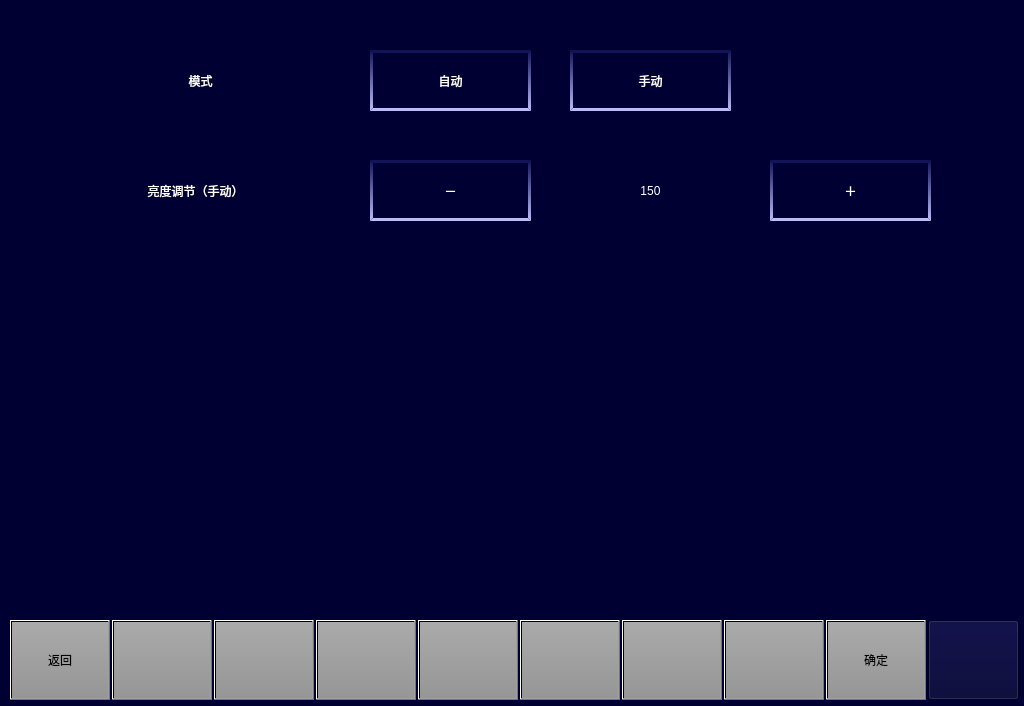
<?xml version="1.0" encoding="UTF-8"?>
<ui version="4.0">
 <class>VehicleSetIntensityControlPage</class>
 <widget class="QWidget" name="VehicleSetIntensityControlPage">
  <property name="geometry">
   <rect>
    <x>0</x>
    <y>0</y>
    <width>1024</width>
    <height>706</height>
   </rect>
  </property>
  <property name="windowTitle">
   <string>Form</string>
  </property>
  <property name="styleSheet">
   <string notr="true">background-color: rgb(0, 0, 50);</string>
  </property>
  <widget class="QPushButton" name="BTN8">
   <property name="geometry">
    <rect>
     <x>724</x>
     <y>620</y>
     <width>100</width>
     <height>80</height>
    </rect>
   </property>
   <property name="focusPolicy">
    <enum>Qt::NoFocus</enum>
   </property>
   <property name="styleSheet">
    <string notr="true">	font: 20px, &quot;微软雅黑&quot;;
    color: black;
	transparent;background:qlineargradient(spread:pad,x1:0,y1:0,x2:0,y2:1,stop:0 rgba(170,170,170,255),stop:1 rgba(150,150,150,255));
</string>
   </property>
   <property name="text">
    <string/>
   </property>
  </widget>
  <widget class="QPushButton" name="BTN5">
   <property name="geometry">
    <rect>
     <x>418</x>
     <y>620</y>
     <width>100</width>
     <height>80</height>
    </rect>
   </property>
   <property name="focusPolicy">
    <enum>Qt::NoFocus</enum>
   </property>
   <property name="styleSheet">
    <string notr="true">	font: 20px, &quot;微软雅黑&quot;;
    color: black;
	transparent;background:qlineargradient(spread:pad,x1:0,y1:0,x2:0,y2:1,stop:0 rgba(170,170,170,255),stop:1 rgba(150,150,150,255));
</string>
   </property>
   <property name="text">
    <string/>
   </property>
  </widget>
  <widget class="QPushButton" name="BTN9">
   <property name="geometry">
    <rect>
     <x>826</x>
     <y>620</y>
     <width>100</width>
     <height>80</height>
    </rect>
   </property>
   <property name="focusPolicy">
    <enum>Qt::NoFocus</enum>
   </property>
   <property name="styleSheet">
    <string notr="true">	font: 20px, &quot;微软雅黑&quot;;
    color: black;
	transparent;background:qlineargradient(spread:pad,x1:0,y1:0,x2:0,y2:1,stop:0 rgba(170,170,170,255),stop:1 rgba(150,150,150,255));
</string>
   </property>
   <property name="text">
    <string>确定</string>
   </property>
  </widget>
  <widget class="QPushButton" name="BTN6">
   <property name="geometry">
    <rect>
     <x>520</x>
     <y>620</y>
     <width>100</width>
     <height>80</height>
    </rect>
   </property>
   <property name="focusPolicy">
    <enum>Qt::NoFocus</enum>
   </property>
   <property name="styleSheet">
    <string notr="true">	font: 20px, &quot;微软雅黑&quot;;
    color: black;
	transparent;background:qlineargradient(spread:pad,x1:0,y1:0,x2:0,y2:1,stop:0 rgba(170,170,170,255),stop:1 rgba(150,150,150,255));
</string>
   </property>
   <property name="text">
    <string/>
   </property>
  </widget>
  <widget class="QPushButton" name="BTN2">
   <property name="geometry">
    <rect>
     <x>112</x>
     <y>620</y>
     <width>100</width>
     <height>80</height>
    </rect>
   </property>
   <property name="focusPolicy">
    <enum>Qt::NoFocus</enum>
   </property>
   <property name="styleSheet">
    <string notr="true">font: 20px, &quot;微软雅黑&quot;;color: black;transparent;background:qlineargradient(spread:pad,x1:0,y1:0,x2:0,y2:1,stop:0 rgba(170,170,170,255),stop:1 rgba(150,150,150,255));</string>
   </property>
   <property name="text">
    <string/>
   </property>
  </widget>
  <widget class="QPushButton" name="BTN4">
   <property name="geometry">
    <rect>
     <x>316</x>
     <y>620</y>
     <width>100</width>
     <height>80</height>
    </rect>
   </property>
   <property name="focusPolicy">
    <enum>Qt::NoFocus</enum>
   </property>
   <property name="styleSheet">
    <string notr="true">	font: 20px, &quot;微软雅黑&quot;;
    color: black;
	transparent;background:qlineargradient(spread:pad,x1:0,y1:0,x2:0,y2:1,stop:0 rgba(170,170,170,255),stop:1 rgba(150,150,150,255));
</string>
   </property>
   <property name="text">
    <string/>
   </property>
  </widget>
  <widget class="QPushButton" name="BTN3">
   <property name="geometry">
    <rect>
     <x>214</x>
     <y>620</y>
     <width>100</width>
     <height>80</height>
    </rect>
   </property>
   <property name="focusPolicy">
    <enum>Qt::NoFocus</enum>
   </property>
   <property name="styleSheet">
    <string notr="true">	font: 20px, &quot;微软雅黑&quot;;
    color: black;
	transparent;background:qlineargradient(spread:pad,x1:0,y1:0,x2:0,y2:1,stop:0 rgba(170,170,170,255),stop:1 rgba(150,150,150,255));
</string>
   </property>
   <property name="text">
    <string/>
   </property>
  </widget>
  <widget class="QPushButton" name="BTN7">
   <property name="geometry">
    <rect>
     <x>622</x>
     <y>620</y>
     <width>100</width>
     <height>80</height>
    </rect>
   </property>
   <property name="focusPolicy">
    <enum>Qt::NoFocus</enum>
   </property>
   <property name="styleSheet">
    <string notr="true">	font: 20px, &quot;微软雅黑&quot;;
    color: black;
	transparent;background:qlineargradient(spread:pad,x1:0,y1:0,x2:0,y2:1,stop:0 rgba(170,170,170,255),stop:1 rgba(150,150,150,255));
</string>
   </property>
   <property name="text">
    <string/>
   </property>
  </widget>
  <widget class="QPushButton" name="BTN1">
   <property name="geometry">
    <rect>
     <x>10</x>
     <y>620</y>
     <width>100</width>
     <height>80</height>
    </rect>
   </property>
   <property name="focusPolicy">
    <enum>Qt::NoFocus</enum>
   </property>
   <property name="styleSheet">
    <string notr="true">font: 20px, &quot;微软雅黑&quot;;color: black;transparent;background:qlineargradient(spread:pad,x1:0,y1:0,x2:0,y2:1,stop:0 rgba(170,170,170,255),stop:1 rgba(150,150,150,255));</string>
   </property>
   <property name="text">
    <string>返回</string>
   </property>
  </widget>
  <widget class="QPushButton" name="BTNHome">
   <property name="geometry">
    <rect>
     <x>928</x>
     <y>620</y>
     <width>91</width>
     <height>80</height>
    </rect>
   </property>
   <property name="focusPolicy">
    <enum>Qt::NoFocus</enum>
   </property>
   <property name="styleSheet">
    <string notr="true">border-image: url(:/images/image/Home.png);</string>
   </property>
   <property name="text">
    <string/>
   </property>
  </widget>
  <widget class="QLabel" name="lbl_mode">
   <property name="geometry">
    <rect>
     <x>140</x>
     <y>60</y>
     <width>121</width>
     <height>41</height>
    </rect>
   </property>
   <property name="styleSheet">
    <string notr="true">color: rgb(255, 255, 255);
font:24px &quot;微软雅黑&quot;;</string>
   </property>
   <property name="text">
    <string>模式</string>
   </property>
   <property name="alignment">
    <set>Qt::AlignCenter</set>
   </property>
  </widget>
  <widget class="QPushButton" name="BTN_mode_auto">
   <property name="geometry">
    <rect>
     <x>370</x>
     <y>50</y>
     <width>161</width>
     <height>61</height>
    </rect>
   </property>
   <property name="styleSheet">
    <string notr="true">border-top:3px solid rgb(19,20,87);
color: rgb(255, 255, 255);
border-bottom:3px solid rgb(187,188,247);
border-left:3px solid qlineargradient(x1:0, y1:0, x2:0, y2:1,stop:0 rgb(19,20,87), stop:1 rgb(187,188,247));
border-right:3px solid qlineargradient(x1:0, y1:0, x2:0, y2:1,stop:0 rgb(19,20,87), stop:1 rgb(187,188,247));
font:22px &quot;微软雅黑&quot;;</string>
   </property>
   <property name="text">
    <string>自动</string>
   </property>
  </widget>
  <widget class="QPushButton" name="BTN_mode_hand">
   <property name="geometry">
    <rect>
     <x>570</x>
     <y>50</y>
     <width>161</width>
     <height>61</height>
    </rect>
   </property>
   <property name="styleSheet">
    <string notr="true">border-top:3px solid rgb(19,20,87);
color: rgb(255, 255, 255);
border-bottom:3px solid rgb(187,188,247);
border-left:3px solid qlineargradient(x1:0, y1:0, x2:0, y2:1,stop:0 rgb(19,20,87), stop:1 rgb(187,188,247));
border-right:3px solid qlineargradient(x1:0, y1:0, x2:0, y2:1,stop:0 rgb(19,20,87), stop:1 rgb(187,188,247));
font:22px &quot;微软雅黑&quot;;</string>
   </property>
   <property name="text">
    <string>手动</string>
   </property>
  </widget>
  <widget class="QLabel" name="lbl_set_value">
   <property name="geometry">
    <rect>
     <x>570</x>
     <y>160</y>
     <width>161</width>
     <height>61</height>
    </rect>
   </property>
   <property name="styleSheet">
    <string notr="true">font:22px &quot;微软雅黑&quot;;
color: rgb(255, 255, 255);</string>
   </property>
   <property name="text">
    <string>150</string>
   </property>
   <property name="alignment">
    <set>Qt::AlignCenter</set>
   </property>
  </widget>
  <widget class="QLabel" name="lbl_set">
   <property name="geometry">
    <rect>
     <x>90</x>
     <y>170</y>
     <width>211</width>
     <height>41</height>
    </rect>
   </property>
   <property name="styleSheet">
    <string notr="true">color: rgb(255, 255, 255);
font:24px &quot;微软雅黑&quot;;</string>
   </property>
   <property name="text">
    <string>亮度调节（手动）</string>
   </property>
   <property name="alignment">
    <set>Qt::AlignCenter</set>
   </property>
  </widget>
  <widget class="QPushButton" name="BTN_set_add">
   <property name="geometry">
    <rect>
     <x>770</x>
     <y>160</y>
     <width>161</width>
     <height>61</height>
    </rect>
   </property>
   <property name="styleSheet">
    <string notr="true">border-top:3px solid rgb(19,20,87);
color: rgb(255, 255, 255);
border-bottom:3px solid rgb(187,188,247);
border-left:3px solid qlineargradient(x1:0, y1:0, x2:0, y2:1,stop:0 rgb(19,20,87), stop:1 rgb(187,188,247));
border-right:3px solid qlineargradient(x1:0, y1:0, x2:0, y2:1,stop:0 rgb(19,20,87), stop:1 rgb(187,188,247));
font:22px &quot;微软雅黑&quot;;</string>
   </property>
   <property name="text">
    <string>＋</string>
   </property>
  </widget>
  <widget class="QPushButton" name="BTN_set_sub">
   <property name="geometry">
    <rect>
     <x>370</x>
     <y>160</y>
     <width>161</width>
     <height>61</height>
    </rect>
   </property>
   <property name="styleSheet">
    <string notr="true">border-top:3px solid rgb(19,20,87);
color: rgb(255, 255, 255);
border-bottom:3px solid rgb(187,188,247);
border-left:3px solid qlineargradient(x1:0, y1:0, x2:0, y2:1,stop:0 rgb(19,20,87), stop:1 rgb(187,188,247));
border-right:3px solid qlineargradient(x1:0, y1:0, x2:0, y2:1,stop:0 rgb(19,20,87), stop:1 rgb(187,188,247));
font:22px &quot;微软雅黑&quot;;</string>
   </property>
   <property name="text">
    <string>－</string>
   </property>
  </widget>
 </widget>
 <resources/>
 <connections/>
</ui>
